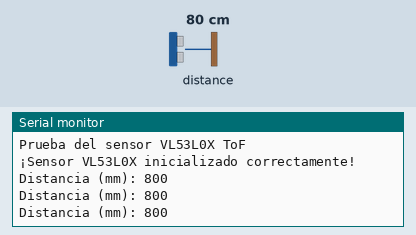
Simulated run of this sketch. Board: Arduino Leonardo, built with avr-gcc and run on an emulated ATmega32U4. Shown: the last lines printed to the serial monitor. The inputs (shaded band) are chosen by the test bench; at power-on: distance to the obstacle 80 cm.

Above: at 1.3 s.
1.4 s: distance to the obstacle set to 250 cm
At 2.1 s:
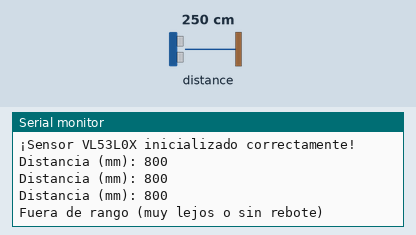
3.6 s: distance to the obstacle set to 2 cm
At 4.2 s:
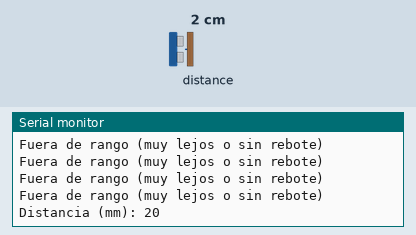

Measured:
- after the input at 1.4 s, the serial monitor: prints a new line after 0.25 s (image 1)
- after the input at 3.6 s, the serial monitor: prints a new line after 0.18 s (image 2)

The sketch:

main.ino
```cpp
// main.ino prototipo entrega 2

#include "Adafruit_VL53L0X.h"

// Crear una instancia del sensor
Adafruit_VL53L0X lox = Adafruit_VL53L0X();

void setup() {
  // Inicializar la comunicación serial
  Serial.begin(115200);

  // Esperar a que el puerto serie se abra (útil para placas como Leonardo o ESP32)
  while (!Serial) {
    delay(1);
  }

  Serial.println("Prueba del sensor VL53L0X ToF");

  // Iniciar el sensor y verificar si está bien conectado
  if (!lox.begin()) {
    Serial.println(F("¡No se pudo encontrar el sensor VL53L0X! Revisa las conexiones."));
    while (1);
  }

  Serial.println(F("¡Sensor VL53L0X inicializado correctamente!"));
}

void loop() {
  VL53L0X_RangingMeasurementData_t measure;

  // Realizar la medición
  lox.rangingTest(&measure, false); // El parámetro 'false' es para desactivar la depuración detallada

  // Comprobar si la lectura es válida
  if (measure.RangeStatus != 4) { // Status 4 significa que la lectura está fuera de rango o es inválida
    Serial.print("Distancia (mm): ");
    Serial.println(measure.RangeMilliMeter);
  } else {
    Serial.println("Fuera de rango (muy lejos o sin rebote)");
  }

  delay(500); // Esperar medio segundo entre cada lectura
}
```
